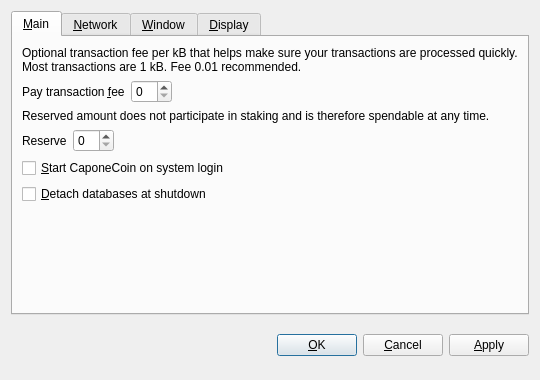
<?xml version="1.0" encoding="UTF-8"?>
<ui version="4.0">
 <class>OptionsDialog</class>
 <widget class="QDialog" name="OptionsDialog">
  <property name="geometry">
   <rect>
    <x>0</x>
    <y>0</y>
    <width>540</width>
    <height>380</height>
   </rect>
  </property>
  <property name="windowTitle">
   <string>Options</string>
  </property>
  <property name="modal">
   <bool>true</bool>
  </property>
  <layout class="QVBoxLayout" name="verticalLayout">
   <item>
    <widget class="QTabWidget" name="tabWidget">
     <property name="tabPosition">
      <enum>QTabWidget::North</enum>
     </property>
     <property name="currentIndex">
      <number>0</number>
     </property>
     <widget class="QWidget" name="tabMain">
      <attribute name="title">
       <string>&amp;Main</string>
      </attribute>
      <layout class="QVBoxLayout" name="verticalLayout_Main">
       <item>
        <widget class="QLabel" name="transactionFeeInfoLabel">
         <property name="text">
          <string>Optional transaction fee per kB that helps make sure your transactions are processed quickly. Most transactions are 1 kB. Fee 0.01 recommended.</string>
         </property>
         <property name="textFormat">
          <enum>Qt::PlainText</enum>
         </property>
         <property name="wordWrap">
          <bool>true</bool>
         </property>
        </widget>
       </item>
       <item>
        <layout class="QHBoxLayout" name="horizontalLayoutFee">
         <item>
          <widget class="QLabel" name="transactionFeeLabel">
           <property name="text">
            <string>Pay transaction &amp;fee</string>
           </property>
           <property name="textFormat">
            <enum>Qt::PlainText</enum>
           </property>
           <property name="buddy">
            <cstring>transactionFee</cstring>
           </property>
          </widget>
         </item>
         <item>
          <widget class="BitcoinAmountField" name="transactionFee"/>
         </item>
         <item>
          <spacer name="horizontalSpacerFee">
           <property name="orientation">
            <enum>Qt::Horizontal</enum>
           </property>
           <property name="sizeHint" stdset="0">
            <size>
             <width>40</width>
             <height>20</height>
            </size>
           </property>
          </spacer>
         </item>
        </layout>
       </item>
       <item>
        <widget class="QLabel" name="reserveBalanceInfoLabel">
         <property name="text">
          <string>Reserved amount does not participate in staking and is therefore spendable at any time.</string>
         </property>
         <property name="textFormat">
          <enum>Qt::PlainText</enum>
         </property>
         <property name="wordWrap">
          <bool>true</bool>
         </property>
        </widget>
       </item>
       <item>
        <layout class="QHBoxLayout" name="horizontalLayoutReserveBalance">
         <item>
          <widget class="QLabel" name="reserveBalanceLabel">
           <property name="text">
            <string>Reserve</string>
           </property>
           <property name="textFormat">
            <enum>Qt::PlainText</enum>
           </property>
           <property name="buddy">
            <cstring>reserveBalance</cstring>
           </property>
          </widget>
         </item>
         <item>
          <widget class="BitcoinAmountField" name="reserveBalance"/>
         </item>
         <item>
          <spacer name="horizontalSpacerReserveBalance">
           <property name="orientation">
            <enum>Qt::Horizontal</enum>
           </property>
           <property name="sizeHint" stdset="0">
            <size>
             <width>40</width>
             <height>20</height>
            </size>
           </property>
          </spacer>
         </item>
        </layout>
       </item>
       <item>
        <widget class="QCheckBox" name="bitcoinAtStartup">
         <property name="toolTip">
          <string>Automatically start CaponeCoin after logging in to the system.</string>
         </property>
         <property name="text">
          <string>&amp;Start CaponeCoin on system login</string>
         </property>
        </widget>
       </item>
       <item>
        <widget class="QCheckBox" name="detachDatabases">
         <property name="toolTip">
          <string>Detach block and address databases at shutdown. This means they can be moved to another data directory, but it slows down shutdown. The wallet is always detached.</string>
         </property>
         <property name="text">
          <string>&amp;Detach databases at shutdown</string>
         </property>
        </widget>
       </item>
       <item>
        <spacer name="verticalSpacer_Main">
         <property name="orientation">
          <enum>Qt::Vertical</enum>
         </property>
         <property name="sizeHint" stdset="0">
          <size>
           <width>20</width>
           <height>40</height>
          </size>
         </property>
        </spacer>
       </item>
      </layout>
     </widget>
     <widget class="QWidget" name="tabNetwork">
      <attribute name="title">
       <string>&amp;Network</string>
      </attribute>
      <layout class="QVBoxLayout" name="verticalLayout_Network">
       <item>
        <widget class="QCheckBox" name="mapPortUpnp">
         <property name="toolTip">
          <string>Automatically open the CaponeCoin client port on the router. This only works when your router supports UPnP and it is enabled.</string>
         </property>
         <property name="text">
          <string>Map port using &amp;UPnP</string>
         </property>
        </widget>
       </item>
       <item>
        <widget class="QCheckBox" name="connectSocks">
         <property name="toolTip">
          <string>Connect to the CaponeCoin network through a SOCKS proxy (e.g. when connecting through Tor).</string>
         </property>
         <property name="text">
          <string>&amp;Connect through SOCKS proxy:</string>
         </property>
        </widget>
       </item>
       <item>
        <layout class="QHBoxLayout" name="horizontalLayout_Network">
         <item>
          <widget class="QLabel" name="proxyIpLabel">
           <property name="text">
            <string>Proxy &amp;IP:</string>
           </property>
           <property name="textFormat">
            <enum>Qt::PlainText</enum>
           </property>
           <property name="buddy">
            <cstring>proxyIp</cstring>
           </property>
          </widget>
         </item>
         <item>
          <widget class="QValidatedLineEdit" name="proxyIp">
           <property name="maximumSize">
            <size>
             <width>140</width>
             <height>16777215</height>
            </size>
           </property>
           <property name="toolTip">
            <string>IP address of the proxy (e.g. 127.0.0.1)</string>
           </property>
          </widget>
         </item>
         <item>
          <widget class="QLabel" name="proxyPortLabel">
           <property name="text">
            <string>&amp;Port:</string>
           </property>
           <property name="textFormat">
            <enum>Qt::PlainText</enum>
           </property>
           <property name="buddy">
            <cstring>proxyPort</cstring>
           </property>
          </widget>
         </item>
         <item>
          <widget class="QLineEdit" name="proxyPort">
           <property name="maximumSize">
            <size>
             <width>55</width>
             <height>16777215</height>
            </size>
           </property>
           <property name="toolTip">
            <string>Port of the proxy (e.g. 9050)</string>
           </property>
          </widget>
         </item>
         <item>
          <widget class="QLabel" name="socksVersionLabel">
           <property name="text">
            <string>SOCKS &amp;Version:</string>
           </property>
           <property name="textFormat">
            <enum>Qt::PlainText</enum>
           </property>
           <property name="buddy">
            <cstring>socksVersion</cstring>
           </property>
          </widget>
         </item>
         <item>
          <widget class="QValueComboBox" name="socksVersion">
           <property name="toolTip">
            <string>SOCKS version of the proxy (e.g. 5)</string>
           </property>
          </widget>
         </item>
         <item>
          <spacer name="horizontalSpacer_Network">
           <property name="orientation">
            <enum>Qt::Horizontal</enum>
           </property>
           <property name="sizeHint" stdset="0">
            <size>
             <width>40</width>
             <height>20</height>
            </size>
           </property>
          </spacer>
         </item>
        </layout>
       </item>
       <item>
        <spacer name="verticalSpacer_Network">
         <property name="orientation">
          <enum>Qt::Vertical</enum>
         </property>
         <property name="sizeHint" stdset="0">
          <size>
           <width>20</width>
           <height>40</height>
          </size>
         </property>
        </spacer>
       </item>
      </layout>
     </widget>
     <widget class="QWidget" name="tabWindow">
      <attribute name="title">
       <string>&amp;Window</string>
      </attribute>
      <layout class="QVBoxLayout" name="verticalLayout_Window">
       <item>
        <widget class="QCheckBox" name="minimizeToTray">
         <property name="toolTip">
          <string>Show only a tray icon after minimizing the window.</string>
         </property>
         <property name="text">
          <string>&amp;Minimize to the tray instead of the taskbar</string>
         </property>
        </widget>
       </item>
       <item>
        <widget class="QCheckBox" name="minimizeOnClose">
         <property name="toolTip">
          <string>Minimize instead of exit the application when the window is closed. When this option is enabled, the application will be closed only after selecting Quit in the menu.</string>
         </property>
         <property name="text">
          <string>M&amp;inimize on close</string>
         </property>
        </widget>
       </item>
       <item>
        <spacer name="verticalSpacer_Window">
         <property name="orientation">
          <enum>Qt::Vertical</enum>
         </property>
         <property name="sizeHint" stdset="0">
          <size>
           <width>20</width>
           <height>40</height>
          </size>
         </property>
        </spacer>
       </item>
      </layout>
     </widget>
     <widget class="QWidget" name="tabDisplay">
      <attribute name="title">
       <string>&amp;Display</string>
      </attribute>
      <layout class="QVBoxLayout" name="verticalLayout_Display">
       <item>
        <layout class="QHBoxLayout" name="horizontalLayout_1_Display">
         <item>
          <widget class="QLabel" name="langLabel">
           <property name="text">
            <string>User Interface &amp;language:</string>
           </property>
           <property name="textFormat">
            <enum>Qt::PlainText</enum>
           </property>
           <property name="buddy">
            <cstring>lang</cstring>
           </property>
          </widget>
         </item>
         <item>
          <widget class="QValueComboBox" name="lang">
           <property name="toolTip">
            <string>The user interface language can be set here. This setting will take effect after restarting CaponeCoin.</string>
           </property>
          </widget>
         </item>
        </layout>
       </item>
       <item>
        <layout class="QHBoxLayout" name="horizontalLayout_2_Display">
         <item>
          <widget class="QLabel" name="unitLabel">
           <property name="text">
            <string>&amp;Unit to show amounts in:</string>
           </property>
           <property name="textFormat">
            <enum>Qt::PlainText</enum>
           </property>
           <property name="buddy">
            <cstring>unit</cstring>
           </property>
          </widget>
         </item>
         <item>
          <widget class="QValueComboBox" name="unit">
           <property name="toolTip">
            <string>Choose the default subdivision unit to show in the interface and when sending coins.</string>
           </property>
          </widget>
         </item>
        </layout>
       </item>
       <item>
        <widget class="QCheckBox" name="displayAddresses">
         <property name="toolTip">
          <string>Whether to show CaponeCoin addresses in the transaction list or not.</string>
         </property>
         <property name="text">
          <string>&amp;Display addresses in transaction list</string>
         </property>
        </widget>
       </item>
       <item>
        <widget class="QCheckBox" name="coinControlFeatures">
         <property name="toolTip">
          <string>Whether to show coin control features or not.</string>
         </property>
         <property name="text">
          <string>Display coin &amp;control features (experts only!)</string>
         </property>
        </widget>
       </item>
       <item>
        <spacer name="verticalSpacer_Display">
         <property name="orientation">
          <enum>Qt::Vertical</enum>
         </property>
         <property name="sizeHint" stdset="0">
          <size>
           <width>20</width>
           <height>40</height>
          </size>
         </property>
        </spacer>
       </item>
      </layout>
     </widget>
    </widget>
   </item>
   <item>
    <layout class="QHBoxLayout" name="horizontalLayout_Buttons">
     <item>
      <spacer name="horizontalSpacer_1">
       <property name="orientation">
        <enum>Qt::Horizontal</enum>
       </property>
       <property name="sizeHint" stdset="0">
        <size>
         <width>40</width>
         <height>48</height>
        </size>
       </property>
      </spacer>
     </item>
     <item>
      <widget class="QLabel" name="statusLabel">
       <property name="font">
        <font>
         <weight>75</weight>
         <bold>true</bold>
        </font>
       </property>
       <property name="text">
        <string/>
       </property>
       <property name="textFormat">
        <enum>Qt::PlainText</enum>
       </property>
       <property name="wordWrap">
        <bool>true</bool>
       </property>
      </widget>
     </item>
     <item>
      <spacer name="horizontalSpacer_2">
       <property name="orientation">
        <enum>Qt::Horizontal</enum>
       </property>
       <property name="sizeHint" stdset="0">
        <size>
         <width>40</width>
         <height>48</height>
        </size>
       </property>
      </spacer>
     </item>
     <item>
      <widget class="QPushButton" name="okButton">
       <property name="text">
        <string>&amp;OK</string>
       </property>
      </widget>
     </item>
     <item>
      <widget class="QPushButton" name="cancelButton">
       <property name="text">
        <string>&amp;Cancel</string>
       </property>
       <property name="autoDefault">
        <bool>false</bool>
       </property>
      </widget>
     </item>
     <item>
      <widget class="QPushButton" name="applyButton">
       <property name="text">
        <string>&amp;Apply</string>
       </property>
       <property name="autoDefault">
        <bool>false</bool>
       </property>
      </widget>
     </item>
    </layout>
   </item>
  </layout>
 </widget>
 <customwidgets>
  <customwidget>
   <class>BitcoinAmountField</class>
   <extends>QSpinBox</extends>
   <header>bitcoinamountfield.h</header>
  </customwidget>
  <customwidget>
   <class>QValueComboBox</class>
   <extends>QComboBox</extends>
   <header>qvaluecombobox.h</header>
  </customwidget>
  <customwidget>
   <class>QValidatedLineEdit</class>
   <extends>QLineEdit</extends>
   <header>qvalidatedlineedit.h</header>
  </customwidget>
 </customwidgets>
 <resources/>
 <connections/>
</ui>
